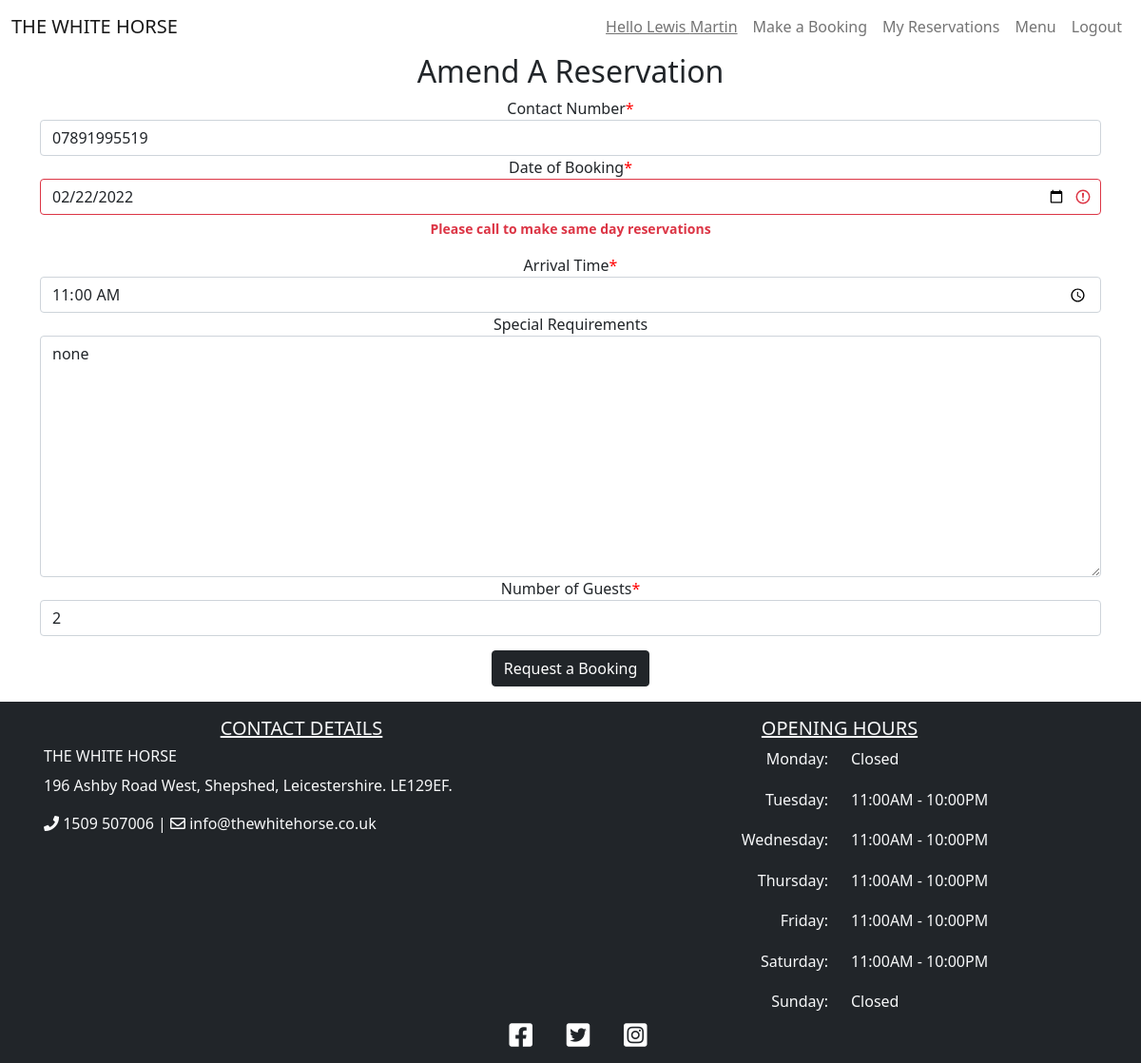
Page /amend/50 (signed in) on the committed database.
### booking/models.py (models this page shows, shortened)
class Booking(models.Model):
    user = models.ForeignKey(User, on_delete=models.CASCADE)
    lead = models.CharField(max_length=200, blank=False)
    email = models.CharField(max_length=200, blank=False)
    phoneNumberRegex = RegexValidator(regex=r'^\+?1?\d{9,15}$')
    mobile = models.CharField(
        validators=[phoneNumberRegex], max_length=16, blank=False
        )
    date = models.DateField(blank=False)
    time = models.TimeField(blank=False)
    notes = models.TextField(max_length=200)
    guests = models.PositiveIntegerField(blank=False)
    status = models.IntegerField(choices=STATUS, default=0)
    class Meta:
        ordering = ['-date']

### booking/views.py (the view)
# urls.py: path('amend/<reservation_id>', views.amend_reservation, name='amend'),
def amend_reservation(request, reservation_id):
    if request.user.is_authenticated:
        reservation = get_object_or_404(Booking, id=reservation_id)
        current_user = request.user
        if current_user == reservation.user:
            context = {
                "mobile": reservation.mobile,
                "date": reservation.date,
                "time": reservation.time,
                "notes": reservation.notes,
                "guests": reservation.guests
            }
            if request.method == 'POST':
                booking_form = BookingForm(request.POST, instance=reservation)
                if booking_form.is_valid():
                    booking_form.save()
                    return redirect(reverse("reservations"))
                else:
                    return render(request, 'amend_booking.html', {
                        "booking_form": BookingForm(request.POST)
                    })
            else:
                return render(request, 'amend_booking.html', {
                        "booking_form": BookingForm(context)
                    })
        else:
            return redirect(reverse("account_login"))  # redirects to index not login, why ?
    else:
        return redirect(reverse("account_login"))

### booking/mapbox_context_processor.py (called while the page is built)
def mapbox_renderer(request):
    return {
       'mapbox_token': settings.MAPBOX_TOKEN
    }

### booking/validators.py (called while the page is built)
def validate_opening_hour(value):
    if not 11 <= int(value.hour) <= 21:
        raise ValidationError(
            'We only take reservations between 11AM & 9PM',
            params={'value': value},
        )

def validate_future_date(value):
    if value < datetime.date.today():
        raise ValidationError(
            'Please select a future date',
            params={'value': value},
        )
    elif value == datetime.date.today():
        raise ValidationError(
            'Please call to make same day reservations',
            params={'value': value},
        )

def validate_open_day(value):
    if value.weekday() == 0:
        raise ValidationError(
            'We are closed on a Monday, please choose a differant date',
            params={'value': value},
        )
    elif value.weekday() == 6:
        raise ValidationError(
            'We are closed on a Sunday, please choose a differant date',
            params={'value': value},
        )

def validate_guest_size(value):
    if value > 8:
        raise ValidationError(
            'For reservations of more than 8 guests, please call and arrange',
            params={'value': value},
        )
    elif value < 1:
        raise ValidationError(
            'Please state how many guests will be attending',
            params={'value': value},
        )

### templates/amend_booking.html (shortened to what this page needs)
{% extends "base.html" %}
{% block content %}
{% load crispy_forms_tags %}
<div class="container mb-3">
    <div class="row">
        <div class="col-lg-12 text-center">
            <h2>Amend A Reservation</h2>
            <form method="POST">
                {{ booking_form | crispy }}
                <button type="submit" class="btn btn-dark">Request a Booking</button>
            </form>
        </div>
    </div>
</div>
{% endblock %}

### templates/base.html (shortened to what this page needs)
{% load static %}
<!DOCTYPE html>
<html lang="en">
<head>
    <link rel="stylesheet" href="https://cdnjs.cloudflare.com/ajax/libs/font-awesome/5.15.3/css/all.min.css">
    <link href="https://cdn.jsdelivr.net/npm/bootstrap@5.0.1/dist/css/bootstrap.min.css" rel="stylesheet"
>
    <link href='https://api.mapbox.com/mapbox-gl-js/v2.3.1/mapbox-gl.css' rel='stylesheet' />
    <link rel="stylesheet" href="{% static 'css/style.css' %}">
</head>
<body class="site">
    <header>
        <nav class="navbar sticky-top navbar-expand-lg navbar-light">
            <div class="container-fluid">
                <a class="navbar-brand text-uppercase" href="{% url 'index' %}">The White Horse</a>
                <div class="collapse navbar-collapse" id="navbarNav">
                    <ul class="navbar-nav ms-auto">
                        {% if user.is_authenticated %}
                        <li class="nav-item">
                            <a class="nav-link" href="{% url 'index' %}"><u>Hello {{ user.first_name }} {{ user.last_name }}</u></a>
                        </li>
                        <li class="nav-item">
                            <a class="nav-link" href="{% url 'booking' %}">Make a Booking</a>
                        </li>
                        <li class="nav-item">
                            <a class="nav-link" href="{% url 'reservations' %}">My Reservations</a>
                        </li>
                        {% else %}
                        <li class="nav-item">
                            <a class="nav-link" href="{% url 'account_signup' %}">Make a Booking</a>
                        </li>
                        {% endif %}
                        <li class="nav-item">
                            <a class="nav-link" href="#">Menu</a>
                        </li>
                        {% if user.is_authenticated %}
                        <li class="nav-item">
                            <a class="nav-link" href="{% url 'account_logout' %}">Logout</a>
                        </li>
                        {% endif %}
                    </ul>
                </div>
            </div>
        </nav>
    </header>
    <main class="site-content">
        {% block content %}
        {% endblock content %}
    </main>
    <footer class="footer bg-dark text-light text-lg-start text-center">
        <div class="container p-3">
            <div class="row">
                <div class="col-lg-6 col-md-12 mb-4 mb-md-0">
                    <h5 class="text-uppercase text-center"><u>Contact Details</u></h5>
                    <h6 class="text-uppercase">The White Horse</h6>
                    <p>
                        196 Ashby Road West, Shepshed, Leicestershire. LE129EF.
                    </p>
                    <p>
                        <i class="fas fa-phone"></i> 1509 507006 | <i class="far fa-envelope"></i> info@thewhitehorse.co.uk
                    </p>
                    <div class="row p-1">
                        <div id='map'></div>
                    </div>
                </div>
                <div class="col-lg-6 col-md-12 mb-4 mb-md-0">
                    <h5 class="text-uppercase text-center"><u>Opening Hours</u></h5>
                    <div class="row hours-outer">
                        <div class="col hours-inner">
                            <ul class="text-lg-end text-center list-unstyled">
                                <li>
                                    Monday:
                                </li>
                                <li>
                                    Tuesday:
                                </li>
                                <li>
                                    Wednesday:
                                </li>
                                <li>
                                    Thursday:
                                </li>
                                <li>
                                    Friday:
                                </li>
                                <li>
                                    Saturday:
                                </li>
                                <li>
                                    Sunday:
                                </li>
                            </ul>
                        </div>
                        <div class="col hours-inner">
                            <ul class="list-unstyled">
                                <li>
                                    Closed
                                </li>
                                <li>
                                    11:00AM - 10:00PM
                                </li>
                                <li>
                                    11:00AM - 10:00PM
                                </li>
                                <li>
                                    11:00AM - 10:00PM
                                </li>
                                <li>
                                    11:00AM - 10:00PM
                                </li>
                                <li>
                                    11:00AM - 10:00PM
                                </li>
                                <li>
                                    Closed
                                </li>
                            </ul>
                        </div>
                    </div>
                </div>
            </div>
        </div>
        <div class="text-center">
            <a href="https://en-gb.facebook.com/" target="_blank" rel="noopener" class="badge badge-light"
                aria-label="visit our Facebook page (opens in a new tab)"><i
                    class="fab fa-facebook-square ms-3 h3"></i></a>
            <a href="https://twitter.com/" target="_blank" rel="noopener" class="badge badge-light"
                aria-label="visit our Twitter page (opens in a new tab)"><i
                    class="fab fa-twitter-square ms-3 h3"></i></a>
            <a href="https://www.instagram.com/" target="_blank" rel="noopener" class="badge badge-light"
                aria-label="visit our Instagram page (opens in a new tab)"><i
                    class="fab fa-instagram-square ms-3 h3"></i></a>
        </div>
    </footer>
</body>
</html>

### static/css/style.css (style rules this page uses)
body { background-color: white; }
header { background-color: white; }
.site { display: flex; min-height: 100vh; flex-direction: column; }
.site-content { flex: 1; width: 100%; height: 100%; }
#map { width: 100%; height: 150px; border-radius: 25px; }
.hours-outer { height: 100%; }
.hours-inner ul { height: 100%; display: flex; flex-direction: column; }
.hours-inner li { flex: 1; }
#div_id_guests { padding-bottom: 15px; }
.asteriskField { color: red; }

### rows in the picture
Booking: mobile "07891995519", date "02/22/2022", time "11:00:00", notes "none", guests "2"

### other values in the picture
{{ user.first_name }} "Lewis"
{{ user.last_name }} "Martin"
